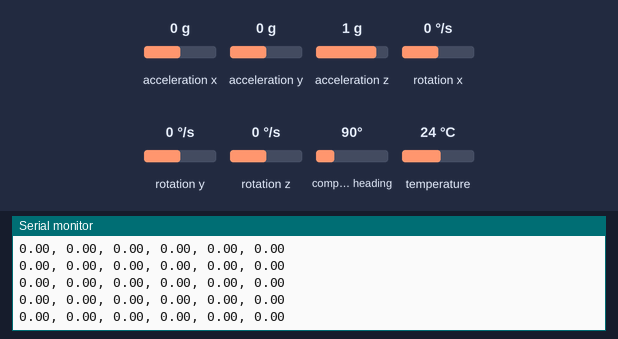
This sketch was run on a simulated Arduino Uno, built with avr-gcc and run on an emulated ATmega328P. Parts: the last lines printed to the serial monitor. Inputs (shaded band) come from the test bench; at power-on: rotation x 0 °/s, rotation y 0 °/s, rotation z 0 °/s, acceleration x 0 g, acceleration y 0 g, acceleration z 1 g, compass heading 90°, temperature 24 °C.

Above: at 6.9 s.
7.0 s: rotation x set to -192 °/s
At 7.13 s:
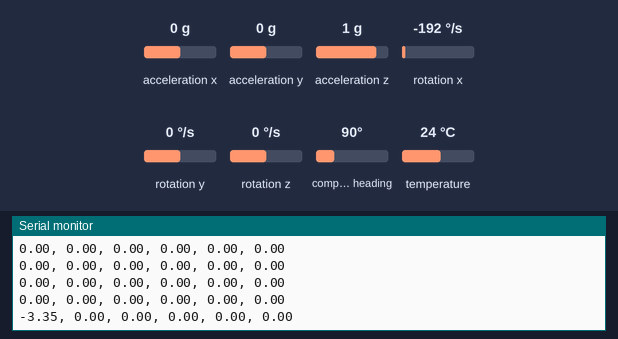
10.0 s: rotation y set to -192 °/s
At 10.06 s:
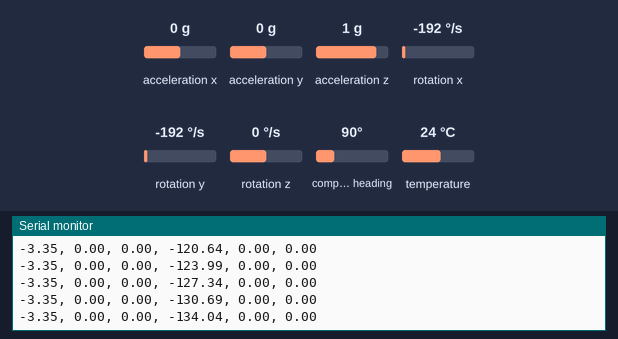
13.0 s: rotation z set to -192 °/s
At 13.06 s:
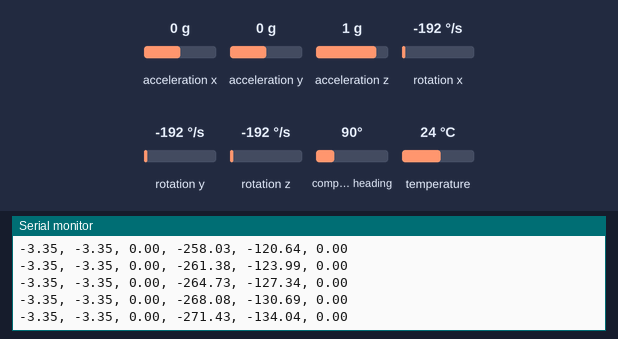
14.5 s: rotation x set to 0 °/s
At 14.53 s:
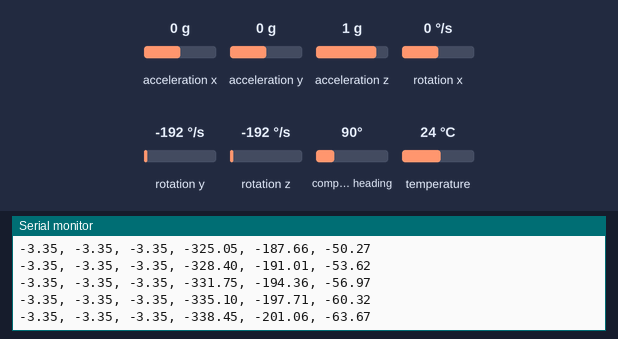
17.5 s: rotation y set to -100 °/s
At 17.54 s:
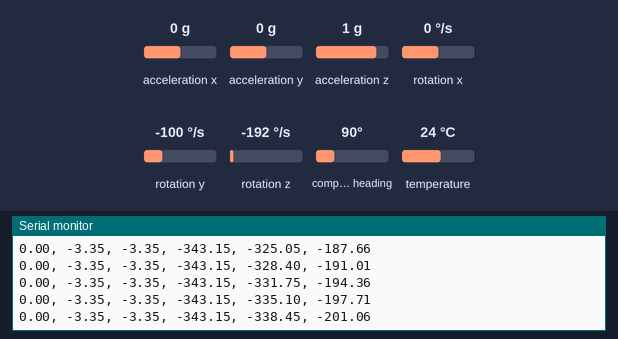
20.5 s: rotation y set to 0 °/s
At 20.55 s:
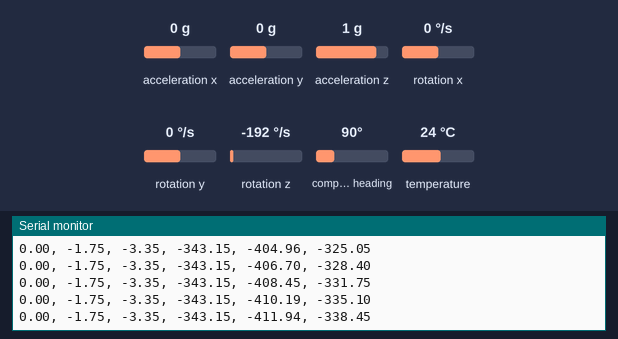
Timing chart, 0 to 23.5 s (numbered marks = the images above; inputs shaded):
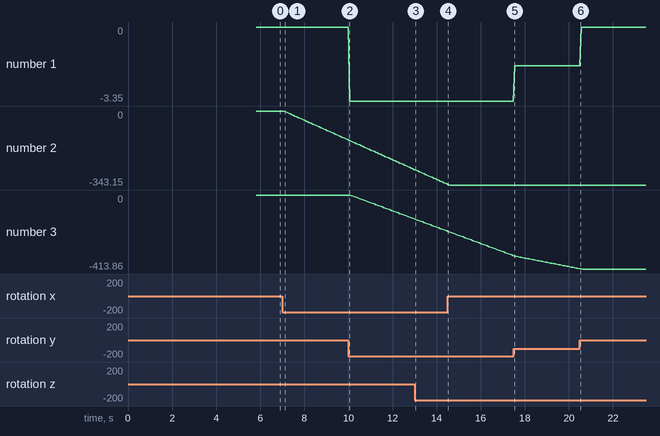

The sketch:

IMU_Filtering.ino
```cpp
#include <Adafruit_LSM9DS1.h>
#include <Wire.h>

#define ACCEL_CONVERSION_FACTOR 0.000061
#define GYRO_CONVERSION_FACTOR 0.001

#define LINE_BREAK "***********************************************"

#define IMU_SCL_PIN "A4"
#define IMU_SDA_PIN "A5"

//nums
float gyro_x = 0;
float gyro_y = 0;
float gyro_z = 0;
float gyro_calibrate_x = 0;
float gyro_calibrate_y = 0;
float gyro_calibrate_z = 0;
float tmp_g_x = 0;
float tmp_g_y = 0;
float tmp_g_z = 0;
int count = 0;

sensors_event_t accel, mag, gyro, temp;


Adafruit_LSM9DS1 lsm = Adafruit_LSM9DS1();

void initialize_IMU(){
  Wire.begin(); // IMU uses Wire, which by default uses SDA and SCL on the Arduino (A4 and A5)
  while (!lsm.begin()) {
    Serial.println("Failed to detect and initialize IMU!");
    delay(5000);
  }
  lsm.setupAccel(lsm.LSM9DS1_ACCELRANGE_8G);
  lsm.setupMag(lsm.LSM9DS1_MAGGAIN_4GAUSS);
  lsm.setupGyro(lsm.LSM9DS1_GYROSCALE_245DPS);
}

void calibrate_gyro(float *x, float *y, float *z) {
  float tmpx = 0;
  float tmpy = 0;
  float tmpz = 0;
  float number_of_runs = 50;
  for (int i = 0; i < number_of_runs; i++){
    lsm.getEvent(&accel, &mag, &gyro, &temp);
    tmpx += gyro.gyro.x;
    tmpy += gyro.gyro.y;
    tmpz += gyro.gyro.z;
    Serial.println((String)millis()+","+(String)count+","+(String)gyro.gyro.x+","+(String)gyro.gyro.y+","+(String)gyro.gyro.z+",,,,,,,,,,Calibrating Gyro");
  }
  *x = tmpx / number_of_runs;
  *y = tmpy / number_of_runs;
  *z = tmpz / number_of_runs;
}

void collect_IMU_data(float *gx, float *gy, float *gz){
  int number_of_runs = 10;
  float vals[number_of_runs * 3];
  tmp_g_x = 0;
  tmp_g_y = 0;
  tmp_g_z = 0;

  for(int i = 0; i < number_of_runs; i++){
    lsm.getEvent(&accel, &mag, &gyro, &temp);
    vals[i + (0 * number_of_runs)] = gyro.gyro.x;
    vals[i + (1 * number_of_runs)] = gyro.gyro.y;
    vals[i + (2 * number_of_runs)] = gyro.gyro.z;
//    Serial.print((String)millis()+","+(String)count + ",");
//    Serial.print((String)IMU.g.x+","+(String)IMU.g.y+","+(String)IMU.g.z+",");
//    Serial.print((String)(IMU.g.x - gyro_calibrate_x)+","+(String)(IMU.g.y - gyro_calibrate_y)+","+(String)(IMU.g.z - gyro_calibrate_z)+",");
//    Serial.print((String)gyro_x+","+(String)gyro_y+","+(String)gyro_z+",");
//    Serial.println((String)gyro_calibrate_x+","+(String)gyro_calibrate_y+","+(String)gyro_calibrate_z+",");
    delay(5);
  }
  for(int i = 0; i < number_of_runs; i++){
    tmp_g_x += vals[i + (0 * number_of_runs)];
    tmp_g_y += vals[i + (1 * number_of_runs)];
    tmp_g_z += vals[i + (2 * number_of_runs)];
  }
  tmp_g_x = (tmp_g_x / number_of_runs) - gyro_calibrate_x;
  tmp_g_y = (tmp_g_y / number_of_runs) - gyro_calibrate_y;
  tmp_g_z = (tmp_g_z / number_of_runs) - gyro_calibrate_z;
  Serial.println((String)gyro.gyro.x + ", " + (String)gyro.gyro.y + ", " + (String)gyro.gyro.z + ", " + (String)*gx + ", " + (String)*gy + ", " + (String)*gz);
  *gx += tmp_g_x;
  *gy += tmp_g_y;
  *gz += tmp_g_z;
}

void setup() {
  delay(2000);
  Serial.begin(9200);
  Serial.println("time,run_cnt,dps_x,dps_y,dps_z,cal_adjust_x,cal_adjust_y,cal_adjust_z,deg_x,deg_y,deg_z,cal_x,cal_y,cal_z,notes");
  initialize_IMU();
  calibrate_gyro(&gyro_calibrate_x, &gyro_calibrate_y, &gyro_calibrate_z);
  Serial.println("FINAL CALIBRATION VALUES: " + (String)gyro_calibrate_x + ", " + (String)gyro_calibrate_y + ", " + (String)gyro_calibrate_z);
  delay(1000);
}

void loop() {
  count ++;
  collect_IMU_data(&gyro_x, &gyro_y, &gyro_z);
  delay(10);
}
```

Measured:
- after the input at 7.0 s, the serial monitor: prints a new line after 0.06 s (image 1)
- plotted number 2: 0 → -134.04 after the input at 7.0 s
